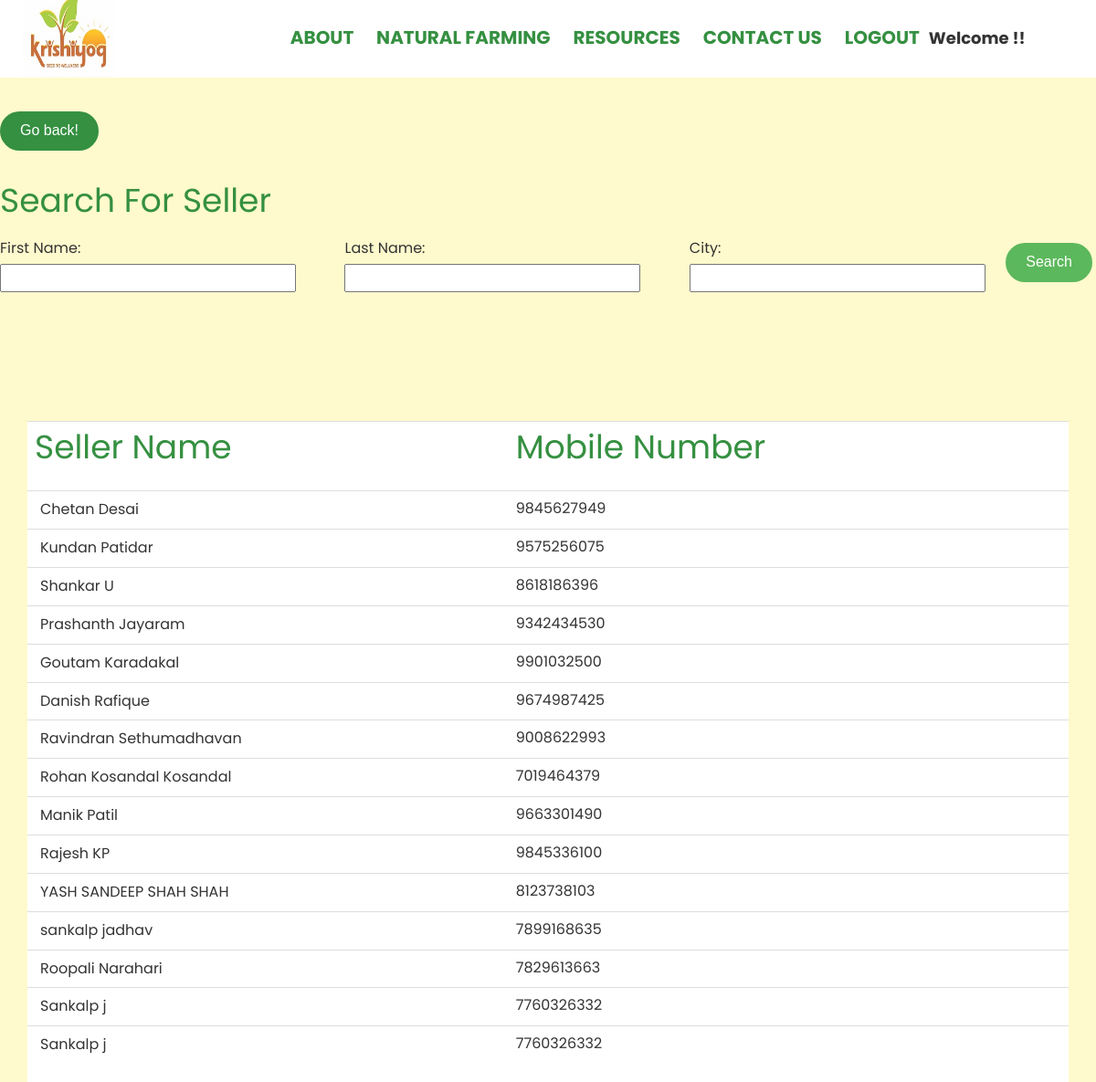
/sellerslist.php (signed in), run on the app's committed database.
### tables this page shows
CREATE TABLE `sellerdb` (
  `SID` int(11) NOT NULL,
  `firstName` varchar(250) NOT NULL,
  `lastName` varchar(250) NOT NULL,
  `sellOrgName` varchar(1000) NOT NULL,
  `email` varchar(250) DEFAULT NULL,
  `password` varchar(2000) NOT NULL,
  `sMobNo` bigint(10) NOT NULL,
  `WhatsApp` bigint(10) NOT NULL,
  `orgMobNo` bigint(10) DEFAULT NULL,
  `GST` text NOT NULL,
  `PAN` text NOT NULL,
  `TANo` text NOT NULL,
  `addressSeller` varchar(1000) NOT NULL,
  `addressOrg` varchar(1000) NOT NULL,
  `city` varchar(250) NOT NULL,
  `state` varchar(100) NOT NULL,
  `zipcode` int(8) NOT NULL,
  `sellerType` varchar(250) NOT NULL,
  `orgCity` varchar(100) NOT NULL,
  `orgState` varchar(100) NOT NULL,
  `orgDistrict` varchar(100) NOT NULL,
  `orgZipcode` varchar(100) NOT NULL,
  `webAddress` varchar(450) NOT NULL,
  `descr` varchar(2000) NOT NULL,
  `district` varchar(100) NOT NULL
);

### sellerslist.php (the view, shortened to what this page needs)
<?php
include 'db_connect.php';
 ?>
 <form action="sellerslist.php" method="post">
  <table width='100%' border='0' style='border:none;'>
    <a href="admin/admin.php" class="btn btn-primary"  > Go back! </a><br><br>
    <h1>Search For Seller</h1>
    <tr>
      <td><label>First Name:&nbsp;</label><input type='text' name='by_fname' /></td>
      <td><label>Last Name:&nbsp;</label><input type='text' name='by_lname' /></td>
      <td><label>City:&nbsp;</label><input type='text' name='by_city' /></td>
      <td><input type='submit' name='submit' value='Search'  class="btn btn-success"  /></td>
    </tr>
  </table>
  </form>
<!DOCTYPE HTML>
<html>
	<head>
	<link rel="stylesheet" href="css/animate.css">
	<link rel="stylesheet" href="css/icomoon.css">
	<link rel="stylesheet" href="css/bootstrap.css">
	<link rel="stylesheet" href="css/magnific-popup.css">
	<link rel="stylesheet" href="css/owl.carousel.min.css">
	<link rel="stylesheet" href="css/owl.theme.default.min.css">
	<link rel="stylesheet" href="css/style.css">
</head>
<body>
  <nav class="gtco-nav fixed-top" role="navigation">
    <div class="gtco-container">
      <div class="row">
        <div class="col-xs-2">
          <div id="gtco-logo"><a href="index.php"><img src="images/logo0.jpg" style="max-width:300px;max-height: 100px;margin-top:-15px;margin-left:-30px"/></a></div>
        </div>
        <div class="col-xs-10 text-center menu-1 ">
          <ul>
            <span class="icon">
              <li><a class="active" href="index.php"><i class="icon-home"></i></a></li>
            </span>
              <li><a href="about.php"><b>About</a></b></li>
              <li><a class="nat-farm"><b>Natural Farming</a></b></li>
              <li><a href="resource.php"><b>Resources</a></b></li>
              <li><a href="contact.php"><b>Contact us</a></b></li>
              <li><?php if(!isset($_SESSION['login_user']) && !isset($_SESSION['category']))
                    {
                      echo "<li><a href='login.php'><b>LOGIN</b></a></li>";
                      echo "<li><a href='signup2.php'><b>REGISTER</b></a></li>";
                    }
                    else if(isset($_SESSION['login_user']) && isset($_SESSION['category']))
                    {
                      echo "<li><a href='logout.php'><b>Logout</b></a></li>";
                      echo "<li><b>Welcome ".$_SESSION['fname']."!!</b></li>";
                    }
              ?></li>
            </ul>
        </div>
  </div>
      </div>
			</nav>
			<br/><br/><br/><br/>
     <div class="container">
                                <div class="table-responsive" style="background-color:white;">
                                    <table class="table table-top-campaign">
                                        <tbody>
										<tr>
											<th><h1>Seller Name</h1></th>
											<th><h1>Mobile Number</h1></th>
										</tr>
                <?php
				$sql = "SELECT *
				FROM sellerdb";
				$result = mysqli_query($connection,$sql);
				$count = mysqli_num_rows($result);
				if($count>0)
				{
					while($res=mysqli_fetch_assoc($result))
					{
              ?>
             <form action= "sprofile.php" method="post">
											<tr>
                                                 <td>
													<button type="submit" value="submit"><?php echo $res['firstName']." ".$res['lastName'];?></button>
												 </td>
                                                <td onclick='window.open("tel:<?php echo $res['sMobNo']; ?>");'><?php echo $res['sMobNo'];?></td>
                                            </tr>
              </form>
              <?php
					}
				}
				?>
        </div>
			</div>
	  </body>
	</html>

### css/icomoon.css (style rules this page uses)
[class^="icon-"], [class*=" icon-"] { font-family: 'icomoon' !important; speak: none; font-style: normal; font-weight: normal; font-variant: normal; text-transform: none; line-height: 1; -webkit-font-smoothing: antialiased; -moz-osx-font-smoothing: grayscale; }
.icon-home:before { content: "\e9b8"; }

### css/style.css (style rules this page uses)
body { font-family: 'Poppins'; font-size: 18px; line-height: 1.7; color: #333333; background:#FFFACD; }
a { color: #359041; -webkit-transition: 0.5s; -o-transition: 0.5s; transition: 0.5s; }
h1, h2, h3, h4, h5, h6, figure { color: #359041; font-family: 'Poppins'; font-weight: 400; margin: 0 0 20px 0; }
.gtco-container { max-width: 1140px; position: relative; margin: 0 auto; padding-left: 15px; padding-right: 15px; }
.gtco-nav { position: absolute; top: 0; margin: 0; padding: 0; width: 100%; padding: 0px 0; z-index: 1001; background-color:#fff; opacity: 1; }
.gtco-nav #gtco-logo { font-size: 30px; margin: 0; text-transform: uppercase; font-weight: bold; }
.gtco-nav a { padding: 5px 10px; color: white; }
.gtco-nav ul { padding: 22px 2px; margin: 2px 0 0 0; }
.gtco-nav ul li { padding: 0; margin: 0; list-style: none; display: inline; }
.gtco-nav ul li a { font-size: 20px; padding: 30px 10px; text-transform: uppercase; color:#359041; -webkit-transition: 0.5s; -o-transition: 0.5s; transition: 0.5s; }
form label { font-weight: normal !important; }
.btn { margin-right: 4px; margin-bottom: 4px; font-family: "Work Sans", Arial, sans-serif; font-size: 16px; font-weight: 400; -webkit-border-radius: 30px; -moz-border-radius: 30px; -ms-border-radius: 30px; border-radius: 30px; -webkit-transition: 0.5s; -o-transition: 0.5s; transition: 0.5s; padding: 8px 20px; }
.btn-primary { background: #359041; color: #fff; border: 2px solid #359041; }
.btn-success { background: #5cb85c; color: #fff; border: 2px solid #5cb85c; }

### sellerslist.php (style rules this page uses)
button { background-color: transparent; background-repeat:no-repeat; border: none; cursor:pointer; overflow: hidden; outline:none; }

### data on the page
sellerdb: firstName "Chetan", lastName "Desai", sMobNo "9845627949"
sellerdb: firstName "Kundan", lastName "Patidar", sMobNo "9575256075"
sellerdb: firstName "Shankar", lastName "U", sMobNo "8618186396"
sellerdb: firstName "Prashanth", lastName "Jayaram", sMobNo "9342434530"
sellerdb: firstName "Goutam", lastName "Karadakal", sMobNo "9901032500"
sellerdb: firstName "Danish", lastName "Rafique", sMobNo "9674987425"
sellerdb: firstName "Ravindran", lastName "Sethumadhavan", sMobNo "9008622993"
sellerdb: firstName "Rohan Kosandal", lastName "Kosandal", sMobNo "7019464379"
sellerdb: firstName "Manik", lastName "Patil", sMobNo "9663301490"
sellerdb: firstName "Rajesh", lastName "KP", sMobNo "9845336100"
sellerdb: firstName "YASH SANDEEP SHAH", lastName "SHAH", sMobNo "8123738103"
sellerdb: firstName "sankalp", lastName "jadhav", sMobNo "7899168635"
sellerdb: firstName "Roopali", lastName "Narahari", sMobNo "7829613663"
sellerdb: firstName "Sankalp", lastName "j", sMobNo "7760326332"
sellerdb: firstName "Sankalp", lastName "j", sMobNo "7760326332"
